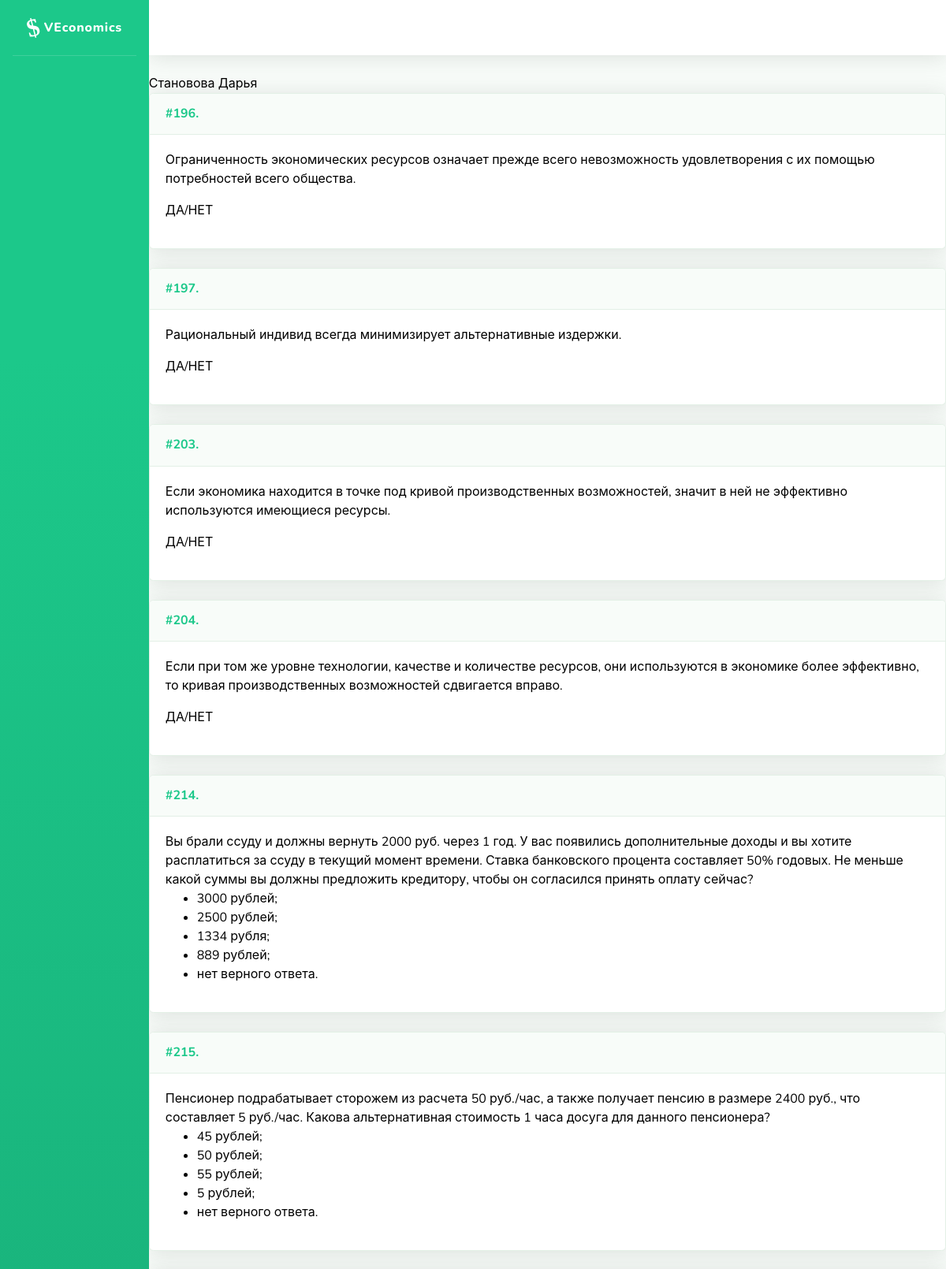
Screenshot of /problems/failed/34/34 (upper part) with the database file from the repository.
### problems/models.py (models this page shows, shortened)
class Problem(models.Model):
    name = models.CharField('Название', max_length=200, blank=True, null=True)
    task = RichTextUploadingField('Условие')
    problem_type = models.IntegerField('Тип задачи', choices=TYPE_CHOICES, blank=False, null=False, default=0)
    short_answer = models.CharField('Ответ (для автоматической проверки)', max_length=200, blank=True)
    yesno_answer = models.IntegerField('Ответ ДА/НЕТ', choices=YESNO_CHOICES, blank=False, default=0)
    solution = RichTextUploadingField('Решение', blank=True)
    hint = RichTextUploadingField('Подсказка', blank=True)
    topics = models.ManyToManyField(Topic, related_name="problems", verbose_name='Темы')
    assignments = models.ManyToManyField(User, through='Assignment', through_fields=['problem', 'person'])
    class Meta:
        ordering = ['id']

class Variant(models.Model):
    text = models.CharField('Вариант ответа', max_length=1000, blank=False)
    right = models.BooleanField('Верный ответ', blank=False, null=False, default=False)
    problem = models.ForeignKey(Problem, verbose_name="Задача", on_delete=models.CASCADE, blank=True, null=True, related_name='variants')
    order = models.IntegerField('Порядковый номер', blank=False, null=False, default=0)
    class Meta:
        verbose_name = 'Ответ'
        verbose_name_plural = 'Ответы'

### problems/views.py (the view)
# urls.py: path('failed/<int:student_id>/<int:testset_pk>', views.failed_tests, name='failed'),
def failed_tests(request, student_id, testset_pk):
    testset = TestSet.objects.get(pk=testset_pk)
    student = User.objects.get(pk=student_id)
    problem_list = testset.problems.all()
    answer = []
    for problem in problem_list:
        negative_result = TestSubmit.objects.filter(assignment__person=student, problem=problem, answer_autoverdict=False).count()
        positive_result = TestSubmit.objects.filter(assignment__person=student, problem=problem, answer_autoverdict=True).count()
        if positive_result == 0 and negative_result > 0:
            answer.append(problem)
    return render(request, "problems/testset_result.html", {'tests': answer, 'student':student})

### problems/templates/problems/testset_result.html
{% extends "problems/sb/base.html" %}
{% block content %}
    {% if tests_ok %}
    <b>РЕЗУЛЬТАТЫ ТЕСТА: {{ tests_ok }}/{{ test_problems.count }} </b>
    {% else %}
        {{ student.last_name }} {{ student.first_name }}
    {% endif %}
    {% for problem in tests %}
        {% include 'problems/problem.html' %}
    {% endfor %}
{% endblock %}

### problems/templates/problems/sb/base.html (shortened to what this page needs)
{% load static %}
<!DOCTYPE html>
<html lang="en">
<head>
    <link href="{% static 'problems/sb/vendor/fontawesome-free/css/all.min.css' %}" rel="stylesheet">
  <link href="{% static 'problems/sb/css/sb-admin-2.css' %}" rel="stylesheet">
  <link href="{% static 'problems/main.css' %}" rel="stylesheet">
</head>
<body id="page-top">
  <div id="wrapper">
    <ul class="navbar-nav bg-gradient-primary sidebar sidebar-dark accordion" id="accordionSidebar">
      <a class="sidebar-brand d-flex align-items-center justify-content-center" href="{% url 'index' %}">
        <div class="sidebar-brand-icon rotate-n-15">
          <i class="fas">$</i>&nbsp;
        </div>
        <div style="text-transform:none;">VEconomics</div>
      </a>
      <hr class="sidebar-divider my-0">
    </ul>
    <div id="content-wrapper" class="d-flex flex-column">
      <div id="content">
        <nav class="navbar navbar-expand navbar-light bg-white topbar mb-4 static-top shadow">
        </nav>
          {% block content %}
          {% endblock %}
      </div>
    </div>
  </div>
</body>
</html>

### problems/templates/problems/problem.html (shortened to what this page needs)
{% autoescape off%}
<div class="problem">
    <div class="card shadow mb-4">
        <div class="problem-header">
            <a name="problem-{{ problem.id }}" class="d-block card-header py-3" role="button" aria-expanded="true" aria-controls="collapse">
                    <h6 class="m-0 font-weight-bold text-primary">
                        <nobr>
                            <div class="problem-id">
                                #{{ problem.id }}.
                            </div>
                        </nobr>
                    </h6>
            </a>
        </div>
        <div class="card-body">
        <div class="collapse show" id="problem-{{ problem.id }}">
            <div class="problem-task">
                {{ problem.task }}
                {% if not problem.submit and not problem.assignment and not problem.form %}
                    {% if problem.variants %}
                        <ul>
                            {% for variant in problem.variants.all %}
                                <li>
                                    {{ variant.text }}
                                </li>
                            {% endfor %}
                        </ul>
                    {% endif %}
                    {% if problem.problem_type == 1 %}
                        <p>ДА/НЕТ</p>
                    {% endif %}
                {% endif %}
            </div>
        </div>
    </div>
    </div>
</div>
{% endautoescape %}

### problems/static/problems/main.css (style rules this page uses)
.problem-header { white-space:nowrap }
h6 div { display:inline-block; }

### rows the page displays
Problem: id "196", task "Ограниченность экономических ресурсов означает прежде всего невозможность удовлетворения с их помощью потребностей всего общества.", problem_type "ДА/НЕТ"
Problem: id "197", task "Рациональный индивид всегда минимизирует альтернативные издержки.", problem_type "ДА/НЕТ"
Problem: id "203", task "Если экономика находится в точке под кривой производственных возможностей, значит в ней не эффективно используются имеющиеся ресурсы.", problem_type "ДА/НЕТ"
Problem: id "204", task "Если при том же уровне технологии, качестве и количестве ресурсов, они используются в экономике более эффективно, то кривая производственных возможностей сдвигается вправо.", problem_type "ДА/НЕТ"
Problem: id "214", task "Вы брали ссуду и должны вернуть 2000 руб. через 1 год. У вас появились дополнительные доходы и вы хотите расплатиться за ссуду в текущий момент времени. Ставка банковского процента составляет 50% годовых. Не меньше какой суммы вы должны предложить кредитору, чтобы он согласился принять оплату сейчас?"
Variant: text "3000 рублей;"
Variant: text "2500 рублей;"
Variant: text "1334 рубля;"
Variant: text "889 рублей;"
Variant: text "нет верного ответа."
Problem: id "215", task "Пенсионер подрабатывает сторожем из расчета 50 руб./час, а также получает пенсию в размере 2400 руб., что составляет 5 руб./час. Какова альтернативная стоимость 1 часа досуга для данного пенсионера?"
Variant: text "45 рублей;"
Variant: text "50 рублей;"
Variant: text "55 рублей;"
Variant: text "5 рублей;"
Variant: text "нет верного ответа."

### other values shown
{{ student.last_name }} "Становова"
{{ student.first_name }} "Дарья"
